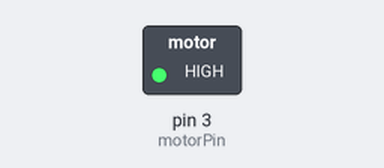
The sketch below on a simulated Arduino Uno, built with avr-gcc and run on an emulated ATmega328P. Parts: switched loads named in the sketch (green lamp = pin HIGH).

Above: at 0.1 s.
Timing chart, 0 to 1.6 s (numbered marks = the images above):
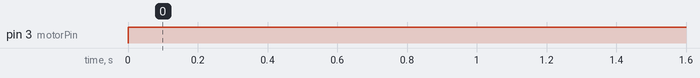

Measured:
- by itself, pin 3 (motorPin): LOW → HIGH at 0.00 s

The sketch:

DC_Motor2.ino
```cpp
int motorPin = 3;

void setup() {
   pinMode(motorPin, OUTPUT);
   Serial.begin(9600);

}

void loop() {
  digitalWrite(3, HIGH);

}
```
